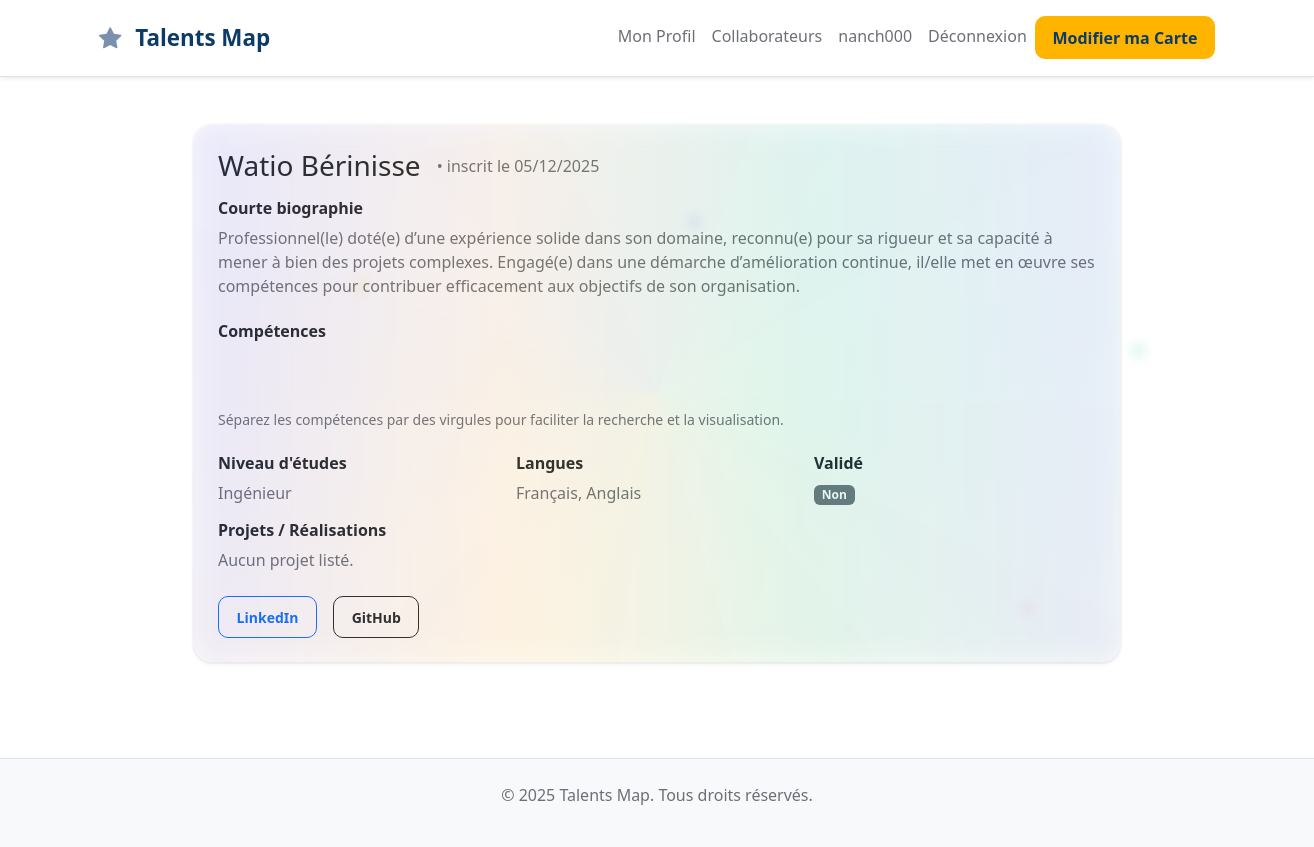
The app's page /profile/9/ (signed in) with its own data.
### talent_map_app/models.py (models this page shows, shortened)
class UserProfile(models.Model):
    EDUCATION_CHOICES = [
        ('bac', 'Baccalauréat'),
        ('licence', 'Licence'),
        ('master', 'Master'),
        ('Ingénieur', 'Ingénieur'),
    ]
    user = models.OneToOneField(User, on_delete=models.CASCADE, related_name='profile')
    education_level = models.CharField(max_length=20, choices=EDUCATION_CHOICES, default='licence')
    bio = models.TextField(blank=True, null=True, help_text="Courte biographie")
    skills = models.TextField(blank=True, null=True, help_text="Ex: Python, Django, JavaScript")
    languages = models.TextField(blank=True, null=True, help_text="Ex: Français, Anglais, Espagnol")
    passions = models.TextField(blank=True, null=True, help_text="Ex: IA, Web, Mobile")
    projects = models.TextField(blank=True, null=True, help_text="Ex: Projet 1 - Description, Projet 2 - Description")
    linkedin = models.URLField(blank=True, null=True)
    github = models.URLField(blank=True, null=True)
    youtube = models.URLField(blank=True, null=True)
    website = models.URLField(blank=True, null=True)
    is_validated = models.BooleanField(default=False, help_text="Profil validé par un responsable")
    validated_by = models.ForeignKey(User, on_delete=models.SET_NULL, null=True, blank=True,
                                      related_name='validated_profiles',
                                      help_text="Responsable qui a validé le profil")
    validated_at = models.DateTimeField(null=True, blank=True)
    created_at = models.DateTimeField(auto_now_add=True)
    updated_at = models.DateTimeField(auto_now=True)
    class Meta:
        verbose_name = "Profil Utilisateur"
        verbose_name_plural = "Profils Utilisateurs"
        ordering = ['-created_at']

### talent_map_app/views.py (the view)
# urls.py: path('profile/<int:pk>/', views.profile_detail, name='profile_detail'),
@login_required
def profile_detail(request, pk):
    try:
        profile = UserProfile.objects.get(user__id=pk)
    except UserProfile.DoesNotExist:
        messages.error(request, 'Profil non trouvé.')
        return redirect('home')
    return render(request, 'profile/detail.html', {'profile': profile})

### talent_map_app/templatetags/skill_extras.py (called while the page is built)
@register.filter
def split(value, sep=','):
    if not value:
        return []
    return [s.strip() for s in str(value).split(sep) if s.strip()]

### talent_map_app/templates/profile/detail.html (shortened to what this page needs)
{% extends 'base.html' %}
{% load static %}
{% load skill_extras %}
{% block content %}
<div class="container py-5">
    <div class="row justify-content-center">
        <div class="col-lg-10">
            <div class="card shadow-sm border-0 profile-card">
                <div class="card-body p-4">
                    <div class="d-flex align-items-center mb-3">
                        <h3 class="mb-0 me-3">{{ profile.user.get_full_name|default:profile.user.username }}</h3>
                        <span class="text-muted">• inscrit le {{ profile.created_at|date:"d/m/Y" }}</span>
                    </div>
                    <div class="mb-4">
                        <h6 class="fw-semibold">Courte biographie</h6>
                        <p class="text-muted mb-0">{{ profile.bio|default:"Aucune description fournie." }}</p>
                    </div>
                    <div class="mb-4">
                        <h6 class="fw-semibold">Compétences</h6>
                        <div class="mb-2">
                        </div>
                        <small class="text-muted d-block mt-2">Séparez les compétences par des virgules pour faciliter la recherche et la visualisation.</small>
                    </div>
                    <div class="row g-3 mb-3">
                        <div class="col-md-4">
                            <h6 class="fw-semibold">Niveau d'études</h6>
                            <p class="text-muted mb-0">{{ profile.education_level|capfirst }}</p>
                        </div>
                        <div class="col-md-4">
                            <h6 class="fw-semibold">Langues</h6>
                            <p class="text-muted mb-0">{{ profile.languages|default:"Non renseigné" }}</p>
                        </div>
                        <div class="col-md-4">
                            <h6 class="fw-semibold">Validé</h6>
                            <p class="mb-0">
                                {% if profile.is_validated %}
                                    <span class="badge bg-success">Oui</span>
                                {% else %}
                                    <span class="badge bg-secondary">Non</span>
                                {% endif %}
                            </p>
                        </div>
                    </div>
                    <div class="mb-4">
                        <h6 class="fw-semibold">Projets / Réalisations</h6>
                        <p class="text-muted mb-0">{{ profile.projects|default:"Aucun projet listé." }}</p>
                    </div>
                    <div class="d-flex gap-3 mt-4">
                        {% if profile.linkedin %}
                            <a href="{{ profile.linkedin }}" class="btn btn-outline-primary btn-sm" target="_blank">LinkedIn</a>
                        {% endif %}
                        {% if profile.github %}
                            <a href="{{ profile.github }}" class="btn btn-outline-dark btn-sm" target="_blank">GitHub</a>
                        {% endif %}
                    </div>
                </div>
            </div>
        </div>
    </div>
</div>
{% endblock %}

### talent_map_app/templates/base.html (shortened to what this page needs)
{% load static %}
<!DOCTYPE html>
<html lang="fr">
<head>
    <link href="https://cdn.jsdelivr.net/npm/bootstrap@5.3.0/dist/css/bootstrap.min.css" rel="stylesheet">
    <link rel="stylesheet" href="https://cdn.jsdelivr.net/npm/bootstrap-icons@1.11.0/font/bootstrap-icons.css">
    <link rel="stylesheet" href="{% static 'css/style.css' %}">
</head>
<body>
    <nav class="navbar navbar-expand-lg navbar-light bg-white border-bottom shadow-sm">
        <div class="container">
            <a class="navbar-brand fw-bold" href="{% url 'home' %}">
                <i class="bi bi-star-fill" style="color: #7990AE;"></i> Talents Map
            </a>
            <div class="collapse navbar-collapse" id="navbarNav">
                <ul class="navbar-nav ms-auto">
                    {% if user.is_authenticated %}
                        <li class="nav-item">
                            <a class="nav-link" href="{% url 'profile_detail' user.id %}">Mon Profil</a>
                        </li>
                        <li class="nav-item">
                            <a class="nav-link" href="{% url 'search' %}">Collaborateurs</a>
                        </li>
                        <li class="nav-item">
                            <a class="nav-link" href="#">{{ user.username }}</a>
                        </li>
                        <li class="nav-item">
                            <a class="nav-link" href="{% url 'logout' %}">Déconnexion</a>
                        </li>
                        <li class="nav-item">
                            <a href="{% url 'profile_create' %}" class="btn btn-accent">Modifier ma Carte</a>
                        </li>
                    {% endif %}
                </ul>
            </div>
        </div>
    </nav>
    <main>
        {% block content %}{% endblock %}
    </main>
    <footer class="bg-light border-top mt-5 py-4">
        <div class="container text-center text-muted">
            <p>&copy; 2025 Talents Map. Tous droits réservés.</p>
        </div>
    </footer>
</body>
</html>

### talent_map_app/static/css/style.css (style rules this page uses)
:root { --cesi-blue: #0b3b66; --cesi-accent: #ffb400; --bg-white: #ffffff; --gray-100: #f5f6f8; --gray-300: #e1e3e8; --gray-600: #6c6f76; --text-default: #222428; --card-shadow: rgba(11,59,102,0.08); }
* { margin:0;padding:0;box-sizing:border-box }
body { font-family: "Segoe UI", Tahoma, Geneva, Verdana, sans-serif; color:var(--text-default); background-color:var(--bg-white); -webkit-font-smoothing:antialiased; }
.navbar { padding:1rem 0 }
.navbar-brand { font-size:1.4rem;color:var(--cesi-blue) !important;font-weight:700 }
.navbar-brand i { margin-right:0.5rem }
.nav-link { color:var(--gray-600) !important;font-weight:500;transition:color .2s ease }
.btn { border-radius:10px;padding:.6rem 1.1rem;font-weight:600;transition:all .18s ease }
.btn-accent { background:var(--cesi-accent); color:var(--cesi-blue); border:0; font-weight:700; }
.card { border-radius:12px;transition:transform .25s ease,box-shadow .25s ease;border:0;background:var(--bg-white); }
footer { margin-top:auto;background:var(--gray-100);color:var(--gray-600) }
.text-muted { color:var(--gray-600) !important }
.profile-card { position: relative; overflow: visible; transform-style: preserve-3d; border-radius: 18px; padding: 0; background: conic-gradient(from 200deg at 50% 50%, rgba(255,180,64,0.06), rgba(99,102,241,0.05), rgba(16,185,129,0.04), rgba(255,180,64,0.06)); border: 2px dashed rgba(99,102,241,0.12); box-shadow: 0 10px 30px rgba(16,24,40,0.06), 0 2px 8px rgba(99,102,241,0.04) inset; transition: transform .25s cubic-bezier(.2,.9,.2,1), box-shadow .25s, border-color .25s; will-change: transform; }
.profile-card::before { content: ""; position: absolute; inset: -2px; border-radius: 20px; padding: 2px; background: linear-gradient(90deg, rgba(99,102,241,0.12), rgba(255,180,64,0.12), rgba(16,185,129,0.12), rgba(99,102,241,0.12)); -webkit-mask: linear-gradient(#000 0 0); mask: linear-gradient(#000 0 0); filter: blur(14px); opacity: .85; z-index: 0; pointer-events: none; animation: gradient-sweep 6s linear infinite; }
.profile-card::after { content: ""; position: absolute; left: 6%; top: 6%; width: 120%; height: 120%; background-image: radial-gradient(circle at 10% 20%, rgba(255,196,61,0.9) 6px, transparent 8px), radial-gradient(circle at 40% 10%, rgba(99,102,241,0.9) 5px, transparent 7px), radial-gradient(circle at 80% 30%, rgba(16,185,129,0.9) 6px, transparent 8px), radial-gradient(circle at 70% 70%, rgba(255,98,98,0.85) 4px, transparent 6px); background-repeat: no-repeat; opacity: .18; filter: blur(6px); z-index: 0; transform: translateZ(-1px); animation: confetti-drift 8s ease-in-out infinite; pointer-events: none; }

### records on screen
UserProfile: user.get_full_name "Watio Bérinisse", created_at "05/12/2025", bio "Professionnel(le) doté(e) d’une expérience solide dans son domaine, reconnu(e) pour sa rigueur et sa capacité à mener à bien des projets complexes. Engagé(e) dans une démarche d’amélioration continue, il/elle met en œuvre ses compétences pour contribuer efficacement aux objectifs de son organisation.", education_level "Ingénieur", languages "Français, Anglais", projects "Aucun projet listé."

### other values on screen
{{ user.username }} "nanch000"
